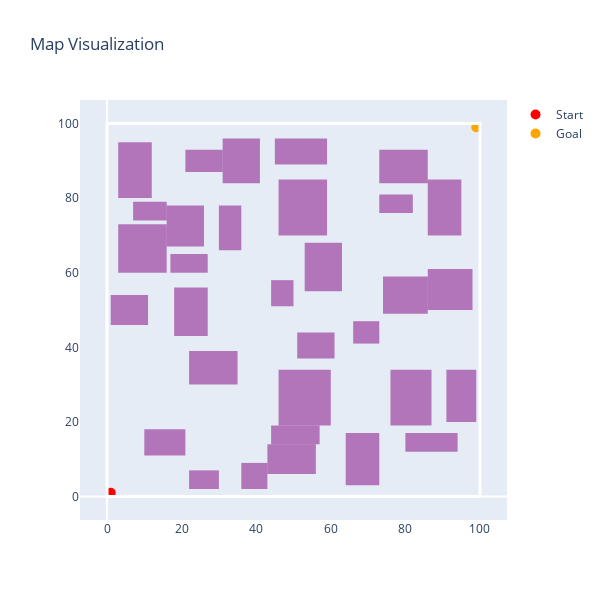

The notebook cell this image was saved under:
### Code cell
gen = MapGenerator(map_type="random", map_size=(100, 100), min_obstacle_size=(5, 5), max_obstacle_size=(15, 15), obstacle_percent=0.32)
m = gen.generate(start=(1, 1), goal=(99, 99))
visualize_map_shapes(m.grid, obs=m.obstacles, start=m.start, goal=m.goal)

### Figure 1 — Plotly figure (JSON) as saved in the notebook; plotly's stock layout.template omitted (floating-point values rounded to 4 significant figures)
{"data": [{"marker": {"color": "red", "size": 10}, "mode": "markers", "name": "Start", "type": "scatter", "x": [1], "y": [1]}, {"marker": {"color": "orange", "size": 10}, "mode": "markers", "name": "Goal", "type": "scatter", "x": [99], "y": [99]}], "layout": {"height": 600, "shapes": [{"fillcolor": "purple", "line": {"width": 0}, "opacity": 0.5, "type": "rect", "x0": 53, "x1": 63, "y0": 55, "y1": 68}, {"fillcolor": "purple", "line": {"width": 0}, "opacity": 0.5, "type": "rect", "x0": 7, "x1": 16, "y0": 74, "y1": 79}, {"fillcolor": "purple", "line": {"width": 0}, "opacity": 0.5, "type": "rect", "x0": 46, "x1": 60, "y0": 19, "y1": 34}, {"fillcolor": "purple", "line": {"width": 0}, "opacity": 0.5, "type": "rect", "x0": 73, "x1": 82, "y0": 76, "y1": 81}, {"fillcolor": "purple", "line": {"width": 0}, "opacity": 0.5, "type": "rect", "x0": 3, "x1": 16, "y0": 60, "y1": 73}, {"fillcolor": "purple", "line": {"width": 0}, "opacity": 0.5, "type": "rect", "x0": 86, "x1": 95, "y0": 70, "y1": 85}, {"fillcolor": "purple", "line": {"width": 0}, "opacity": 0.5, "type": "rect", "x0": 46, "x1": 59, "y0": 70, "y1": 85}, {"fillcolor": "purple", "line": {"width": 0}, "opacity": 0.5, "type": "rect", "x0": 74, "x1": 86, "y0": 49, "y1": 59}, {"fillcolor": "purple", "line": {"width": 0}, "opacity": 0.5, "type": "rect", "x0": 18, "x1": 27, "y0": 43, "y1": 56}, {"fillcolor": "purple", "line": {"width": 0}, "opacity": 0.5, "type": "rect", "x0": 30, "x1": 36, "y0": 66, "y1": 78}, {"fillcolor": "purple", "line": {"width": 0}, "opacity": 0.5, "type": "rect", "x0": 76, "x1": 87, "y0": 19, "y1": 34}, {"fillcolor": "purple", "line": {"width": 0}, "opacity": 0.5, "type": "rect", "x0": 43, "x1": 56, "y0": 6, "y1": 14}, {"fillcolor": "purple", "line": {"width": 0}, "opacity": 0.5, "type": "rect", "x0": 64, "x1": 73, "y0": 3, "y1": 17}, {"fillcolor": "purple", "line": {"width": 0}, "opacity": 0.5, "type": "rect", "x0": 51, "x1": 61, "y0": 37, "y1": 44}, {"fillcolor": "purple", "line": {"width": 0}, "opacity": 0.5, "type": "rect", "x0": 21, "x1": 31, "y0": 87, "y1": 93}, {"fillcolor": "purple", "line": {"width": 0}, "opacity": 0.5, "type": "rect", "x0": 16, "x1": 26, "y0": 67, "y1": 78}, {"fillcolor": "purple", "line": {"width": 0}, "opacity": 0.5, "type": "rect", "x0": 36, "x1": 43, "y0": 2, "y1": 9}, {"fillcolor": "purple", "line": {"width": 0}, "opacity": 0.5, "type": "rect", "x0": 44, "x1": 57, "y0": 14, "y1": 19}, {"fillcolor": "purple", "line": {"width": 0}, "opacity": 0.5, "type": "rect", "x0": 44, "x1": 50, "y0": 51, "y1": 58}, {"fillcolor": "purple", "line": {"width": 0}, "opacity": 0.5, "type": "rect", "x0": 86, "x1": 98, "y0": 50, "y1": 61}, {"fillcolor": "purple", "line": {"width": 0}, "opacity": 0.5, "type": "rect", "x0": 1, "x1": 11, "y0": 46, "y1": 54}, {"fillcolor": "purple", "line": {"width": 0}, "opacity": 0.5, "type": "rect", "x0": 22, "x1": 35, "y0": 30, "y1": 39}, {"fillcolor": "purple", "line": {"width": 0}, "opacity": 0.5, "type": "rect", "x0": 10, "x1": 21, "y0": 11, "y1": 18}, {"fillcolor": "purple", "line": {"width": 0}, "opacity": 0.5, "type": "rect", "x0": 66, "x1": 73, "y0": 41, "y1": 47}, {"fillcolor": "purple", "line": {"width": 0}, "opacity": 0.5, "type": "rect", "x0": 22, "x1": 30, "y0": 2, "y1": 7}, {"fillcolor": "purple", "line": {"width": 0}, "opacity": 0.5, "type": "rect", "x0": 91, "x1": 99, "y0": 20, "y1": 34}, {"fillcolor": "purple", "line": {"width": 0}, "opacity": 0.5, "type": "rect", "x0": 31, "x1": 41, "y0": 84, "y1": 96}, {"fillcolor": "purple", "line": {"width": 0}, "opacity": 0.5, "type": "rect", "x0": 80, "x1": 94, "y0": 12, "y1": 17}, {"fillcolor": "purple", "line": {"width": 0}, "opacity": 0.5, "type": "rect", "x0": 17, "x1": 27, "y0": 60, "y1": 65}, {"fillcolor": "purple", "line": {"width": 0}, "opacity": 0.5, "type": "rect", "x0": 45, "x1": 59, "y0": 89, "y1": 96}, {"fillcolor": "purple", "line": {"width": 0}, "opacity": 0.5, "type": "rect", "x0": 3, "x1": 12, "y0": 80, "y1": 95}, {"fillcolor": "purple", "line": {"width": 0}, "opacity": 0.5, "type": "rect", "x0": 73, "x1": 86, "y0": 84, "y1": 93}, {"fillcolor": "rgba(0,0,0,0)", "layer": "above", "line": {"color": "white", "width": 3}, "type": "rect", "x0": 0, "x1": 100, "y0": 0, "y1": 100}], "title": {"text": "Map Visualization"}, "width": 600, "xaxis": {"scaleanchor": "y", "showgrid": false}, "yaxis": {"showgrid": false}}}
